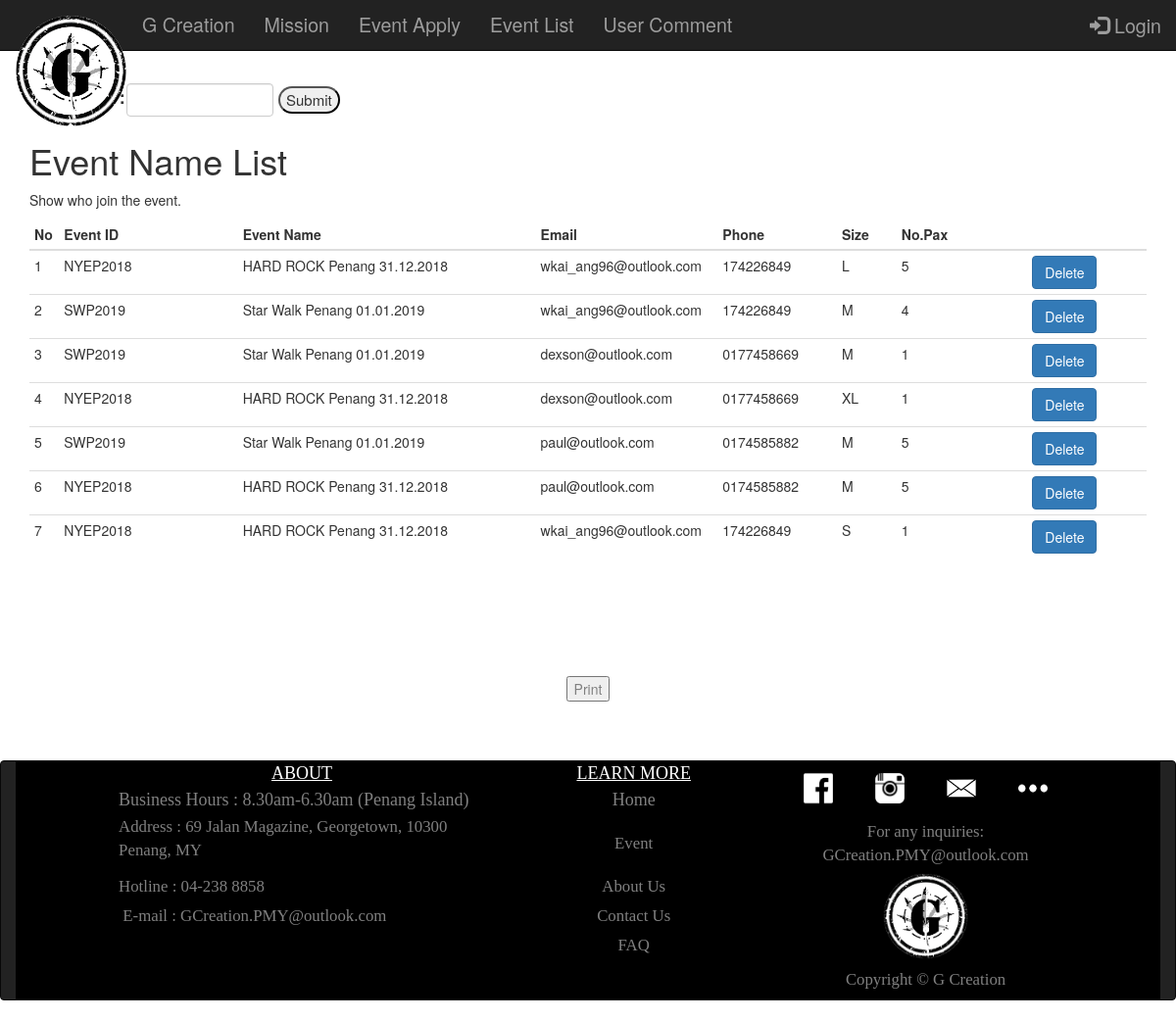
/eventList.php, run on the app's committed database.
### tables this page shows
CREATE TABLE `event` (
  `joinE_id` int(10) UNSIGNED NOT NULL,
  `eventid` varchar(12) NOT NULL,
  `event_name` varchar(30) NOT NULL,
  `user_email` varchar(50) NOT NULL,
  `phoneNo` varchar(15) NOT NULL,
  `size` varchar(2) NOT NULL,
  `no_pax` int(3) NOT NULL
);

### eventList.php (the view, shortened to what this page needs)
<!DOCTYPE html PUBLIC "-//W3C//DTD XHTML 1.0 Transitional//EN" "http://www.w3.org/TR/xhtml1/DTD/xhtml1-transitional.dtd">
<html xmlns="http://www.w3.org/1999/xhtml">
<head>
<link rel="stylesheet" type="text/css" href="aboutUs.css"/>
  <link rel="stylesheet" href="https://maxcdn.bootstrapcdn.com/bootstrap/3.3.7/css/bootstrap.min.css"/>
</head>
<body style="margin-top:7%">
<?php
	require('AdminHeader.php');
?>
<?php
	$conn= new mysqli($servername,$username,$password,$dbname);
	if (!empty($_POST['event_id']))
	{
		$phpEID=$_POST['event_id'];
		$sql="SELECT * FROM event WHERE eventid='$phpEID' ";
	}
	else
	{	$phpEID="";
		$sql="SELECT * FROM event ";
	}
	$query = mysqli_query($conn, $sql);
	?>
<div class="container">
  <div class="col-sm-10">
	  <form method="post" action="eventList.php">
		<table >
			<tr >
				<td >
					<label style="font-size:large;font-weight:bold">Event ID :</label>
				</td>
				<td >
					<input name="event_id" class="form-control" type="text" value="<?php echo $phpEID?>" style="width:150px;margin-left:1%"  />
				</td>
				<td >
					<span style=""><input name="Submit1" type="submit" value="Submit" style="font-size:15px;border-radius:30px;margin-left:10%"/></span>
				</td>
			</tr>
		</table>
	</form>
  </div>
  <br/>
  <br/>
  <h1>Event Name List</h1>
  <p>Show who join the event.</p>
  <table class="table table-condensed" width="100%">
  <thead>
				<tr style="font-size:100%">
					<th width="2%">No</th>
					<th width="15%">Event ID</th>
					<th width="25%">Event Name</th>
					<th width="15%">Email</th>
					<th  width="10%">Phone</th>
					<th  width="5%">Size</th>
					<th  width="10%">No.Pax</th>
					<th  width="1%"></th>
					<th  width="10%"></th>
				</tr>
	</thead>
	<tbody>
	<?php
			$no 	= 1;
			while ($row = mysqli_fetch_array($query))
			{
				echo '
				<form action="confirmListdrop.php" method="post">
					<tr>
						<td style=center>'.$no.'</td>
						<td>'.$row['eventid'].'</td>
						<td>'.$row['event_name'].'</td>
						<td>'.$row['user_email'].'</td>
						<td>'.$row['phoneNo'].'</td>
						<td>'.$row['size'].'</td>
						<td>'.$row['no_pax'].'</td>
						<td><input type="hidden" value='.$row['joinE_id'].' name="id"/></td>
						<td><input type="submit" class="btn btn-primary" onclick="return confirm("Are You sure?")" value="Delete"/></td>
				</tr>
				</form>'
					;
				$no++;
			}?>
			</tbody>
		</table>
	</div>
	<div class="noprint" align="center" style="margin:5% ">
	<br/>
	<br/>
	<a href="javascript:window.print()"><input name="Submit1" type="submit" value="Print" /></a>
	</div>
<?php
	require('footer.php');
?>
</body>
</html>

### AdminHeader.php (shortened to what this page needs)
<!DOCTYPE html PUBLIC "-//W3C//DTD XHTML 1.0 Transitional//EN" "http://www.w3.org/TR/xhtml1/DTD/xhtml1-transitional.dtd">
<html xmlns="http://www.w3.org/1999/xhtml">
<head>
<link rel="stylesheet" type="text/css" href="Popup.css"/>
<link rel="stylesheet" type="text/css" href="dropdownUser.css"/>
<link rel="stylesheet" href="https://maxcdn.bootstrapcdn.com/bootstrap/3.3.7/css/bootstrap.min.css"/>
</head>
<body>
<?php
	$servername="localhost";
	$username="root";
	$password="";
	$dbname="gcreation";
	$conn= new mysqli($servername,$username,$password,$dbname);
	if (!empty($_SESSION['email']))
	{
	$phpEmail=$_SESSION['email'];
	$sql="SELECT * FROM userdata WHERE email='$phpEmail'";
	$result=$conn->query($sql);
	$row=mysqli_fetch_assoc($result);
}
else
{
	$phpEmail="a";
}
?>
<div class="col-lg-12">
<nav class="navbar navbar-inverse navbar-fixed-top">
  <div class="container-fluid col-lg-12">
    <div class="navbar-header">
    	<a href="#" class="navbar-brand"><img src="img/logo.png" width="115px" /></a>
    	<a class="navbar-brand" href="#" id="HS">G Creation</a>
    </div>
    <div class="collapse navbar-collapse" id="myNavbar">
      <ul class="nav navbar-nav">
     	<li><a href="adminpage.php" id="HS">Mission</a></li>
     	<li><a href="EventApply.php" id="HS">Event Apply</a></li>
      	<li><a href="eventList.php" id="HS">Event List</a></li>
      	<li><a href="userComment.php" id="HS">User Comment</a></li>
      </ul>
      <?php
      		if ($phpEmail!="a"){
		      echo '<ul class="nav navbar-nav navbar-right">
		        <li>
					<div class="dropdown">
						<button onclick="myFunction()" class="dropbtn" >'. $row['name'].'</button>
						  <div id="myDropdown" class="dropdown-content">
						    <a href="editProfile.php">My Profile</a>
						    <a href="logout.php">LogOut</a>
						  </div>
					</div>
					<script>
					/* When the user clicks on the button,
					toggle between hiding and showing the dropdown content */
					function myFunction() {
					    document.getElementById("myDropdown").classList.toggle("show");
					}
					// Close the dropdown if the user clicks outside of it
					window.onclick = function(event) {
					  if (!event.target.matches(".dropbtn")) {
					    var dropdowns = document.getElementsByClassName("dropdown-content");
					    var i;
					    for (i = 0; i < dropdowns.length; i++) {
					      var openDropdown = dropdowns[i];
					      if (openDropdown.classList.contains("show")) {
					        openDropdown.classList.remove("show");
					      }
					    }
					  }
					}
					</script>
		        </li>
		      </ul>';
		      }
			else{
		      echo '<ul class="nav navbar-nav navbar-right">
		        <li>
				        <a href="#popup1" id="HS"><span class="glyphicon glyphicon-log-in"></span> Login</a>
				        <div id="popup1" class="overlay">
							<div class="popup">
							<h2>Login as</h2>
							<br/>
							<a class="close" href="#">&times;</a>
							<div class="content">
							<a href="UserLogin.php"><input type="button" value="User Login" class="btn btn-success" style="width:100%"/></a>
							<br/>
							<br/>
							<a href="AdminLogin.php"><input type="button" value="Admin Login" class="btn btn-primary" style="width:100%"/></a>
							</div>
							</div>
						</div>
		        </li>
		      </ul>';
			}
			?>
    </div>
  </div>
</nav>
</div>

### footer.php (shortened to what this page needs)
	<head>
	</head>
	<nav class="navbar navbar-inverse ">
  <div class="container-fluid">
		<table  style=" background-color:black;color:grey;text-align:center;font-size:120%;font-family:Georgia, 'Times New Roman', Times, serif" >
				<tr>
				<td rowspan="9" style="width: 9%"></td>
					<td style="color:white;width:32%; text-decoration:underline" class="auto-style2">
					ABOUT</td>
					<td style="color:white;width:26%;text-align:center;text-decoration:underline" class="auto-style2">
					LEARN MORE</td>
					<td width="25%" rowspan="2">
						<table width="100%">
							<tr>
								<td style="width: 25%">
									<span>
									<img src="img/facebook-logo-grey.png" width="42%" alt="facebook" class="auto-style2"/></span>
								</td>
								<td style="width: 25%">
									<span>
									<img src="img/instagram-512.png"  width="42%" alt="instagram" class="auto-style2"/></span>
								</td>
								<td style="width: 25%">
									<span>
									<img src="img/email-icon.png" width="60%" alt="e-mail" class="auto-style2"/></span>
								</td>
								<td style="width: 25%">
									<span>
									<img src="img/more-icon.png" width="42%" alt="more" class="auto-style2"/></span>
								</td>
							</tr>
						</table>
					</td>
						<td width="9%" rowspan="8"></td>
				</tr>
				<tr>
					<td align="left" style="height: 30px" class="auto-style2">Business Hours : 8.30am-6.30am (Penang Island)</td>
					<td style="height: 30px" class="auto-style2"><a href="home.php">Home</a></td>
				</tr>
				<span class="auto-style1"><span class="auto-style2">
				<tr>
					<td align="left" >
					<p>Address : 69 Jalan Magazine, Georgetown, 10300 Penang, MY </p>
					</td>
					<td style="height: 30px"><a href="Event.php">Event</a></td>
					<td style="height: 30px">For any inquiries: <a href="mailto:#">GCreation.PMY@outlook.com</a>
</td>
				</tr>
				<tr>
					<td align="left" style="height: 28px">Hotline : 04-238 8858</td>
					<td style="height: 30px"><a href="aboutUs.php">About Us</a></td>
					<td rowspan="3"><img src="img/logo.png" width="30%" alt="Company_Logo"/></td>
				</tr>
				<tr>
					<td align="left" style="height: 30px">&nbsp;E-mail : <a href="mailto:#">GCreation.PMY@outlook.com</a>
					<td style="height: 28px"><a href="ContactUs.php">Contact Us</a></td>
				</tr>
				<tr>
					<td></td>
					<td style="height: 30px">FAQ</td>
				</tr>
				<tr>
					<td style="height: 40px" ></td>
					<td style="height: 40px"></td>
					<td style="height: 40px">Copyright © G Creation</span></span></td>
				</table>
			</div>
		</nav>
</body>
</html>

### AdminHeader.php (style rules this page uses)
#HS { font-size:140% }

### footer.php (style rules this page uses)
.auto-style1 { font-size: small; }
.auto-style2 { font-size: large; }
a { text-decoration:none; color:gray; }

### data on the page
event: eventid "NYEP2018", event_name "HARD ROCK Penang 31.12.2018", user_email "wkai_ang96@outlook.com", phoneNo "174226849", size "L", no_pax "5"
event: eventid "SWP2019", event_name "Star Walk Penang 01.01.2019", user_email "wkai_ang96@outlook.com", phoneNo "174226849", size "M", no_pax "4"
event: eventid "SWP2019", event_name "Star Walk Penang 01.01.2019", user_email "dexson@outlook.com", phoneNo "0177458669", size "M", no_pax "1"
event: eventid "NYEP2018", event_name "HARD ROCK Penang 31.12.2018", user_email "dexson@outlook.com", phoneNo "0177458669", size "XL", no_pax "1"
event: eventid "SWP2019", event_name "Star Walk Penang 01.01.2019", user_email "paul@outlook.com", phoneNo "0174585882", size "M", no_pax "5"
event: eventid "NYEP2018", event_name "HARD ROCK Penang 31.12.2018", user_email "paul@outlook.com", phoneNo "0174585882", size "M", no_pax "5"
event: eventid "NYEP2018", event_name "HARD ROCK Penang 31.12.2018", user_email "wkai_ang96@outlook.com", phoneNo "174226849", size "S", no_pax "1"
